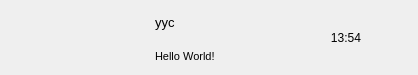
<?xml version="1.0" encoding="UTF-8"?>
<ui version="4.0">
 <class>ChatUserWid</class>
 <widget class="QWidget" name="ChatUserWid">
  <property name="geometry">
   <rect>
    <x>0</x>
    <y>0</y>
    <width>418</width>
    <height>75</height>
   </rect>
  </property>
  <property name="minimumSize">
   <size>
    <width>0</width>
    <height>75</height>
   </size>
  </property>
  <property name="maximumSize">
   <size>
    <width>16777215</width>
    <height>75</height>
   </size>
  </property>
  <property name="windowTitle">
   <string>Form</string>
  </property>
  <layout class="QHBoxLayout" name="horizontalLayout">
   <property name="spacing">
    <number>5</number>
   </property>
   <property name="leftMargin">
    <number>6</number>
   </property>
   <property name="topMargin">
    <number>2</number>
   </property>
   <property name="rightMargin">
    <number>6</number>
   </property>
   <property name="bottomMargin">
    <number>2</number>
   </property>
   <item>
    <widget class="QWidget" name="icon_wid" native="true">
     <property name="sizePolicy">
      <sizepolicy hsizetype="Fixed" vsizetype="Fixed">
       <horstretch>0</horstretch>
       <verstretch>0</verstretch>
      </sizepolicy>
     </property>
     <property name="minimumSize">
      <size>
       <width>60</width>
       <height>60</height>
      </size>
     </property>
     <property name="maximumSize">
      <size>
       <width>60</width>
       <height>60</height>
      </size>
     </property>
     <widget class="QLabel" name="icon_lb">
      <property name="geometry">
       <rect>
        <x>7</x>
        <y>12</y>
        <width>45</width>
        <height>45</height>
       </rect>
      </property>
      <property name="minimumSize">
       <size>
        <width>45</width>
        <height>45</height>
       </size>
      </property>
      <property name="maximumSize">
       <size>
        <width>45</width>
        <height>45</height>
       </size>
      </property>
      <property name="text">
       <string/>
      </property>
      <property name="alignment">
       <set>Qt::AlignCenter</set>
      </property>
     </widget>
     <widget class="QLabel" name="red_point">
      <property name="geometry">
       <rect>
        <x>27</x>
        <y>0</y>
        <width>30</width>
        <height>30</height>
       </rect>
      </property>
      <property name="minimumSize">
       <size>
        <width>30</width>
        <height>30</height>
       </size>
      </property>
      <property name="maximumSize">
       <size>
        <width>30</width>
        <height>30</height>
       </size>
      </property>
      <property name="text">
       <string/>
      </property>
     </widget>
    </widget>
   </item>
   <item>
    <widget class="QWidget" name="user_info_wid" native="true">
     <property name="minimumSize">
      <size>
       <width>120</width>
       <height>0</height>
      </size>
     </property>
     <property name="maximumSize">
      <size>
       <width>120</width>
       <height>16777215</height>
      </size>
     </property>
     <layout class="QVBoxLayout" name="verticalLayout">
      <property name="leftMargin">
       <number>2</number>
      </property>
      <property name="topMargin">
       <number>5</number>
      </property>
      <property name="rightMargin">
       <number>2</number>
      </property>
      <property name="bottomMargin">
       <number>5</number>
      </property>
      <item>
       <widget class="QLabel" name="user_name_lb">
        <property name="minimumSize">
         <size>
          <width>0</width>
          <height>30</height>
         </size>
        </property>
        <property name="maximumSize">
         <size>
          <width>16777215</width>
          <height>30</height>
         </size>
        </property>
        <property name="font">
         <font>
          <pointsize>10</pointsize>
         </font>
        </property>
        <property name="text">
         <string>yyc</string>
        </property>
       </widget>
      </item>
      <item>
       <widget class="QLabel" name="user_chat_lb">
        <property name="minimumSize">
         <size>
          <width>0</width>
          <height>30</height>
         </size>
        </property>
        <property name="maximumSize">
         <size>
          <width>130</width>
          <height>30</height>
         </size>
        </property>
        <property name="font">
         <font>
          <pointsize>8</pointsize>
         </font>
        </property>
        <property name="text">
         <string>Hello World!</string>
        </property>
       </widget>
      </item>
     </layout>
    </widget>
   </item>
   <item>
    <widget class="QWidget" name="time_wid" native="true">
     <property name="sizePolicy">
      <sizepolicy hsizetype="Fixed" vsizetype="Fixed">
       <horstretch>0</horstretch>
       <verstretch>0</verstretch>
      </sizepolicy>
     </property>
     <property name="minimumSize">
      <size>
       <width>50</width>
       <height>50</height>
      </size>
     </property>
     <property name="maximumSize">
      <size>
       <width>50</width>
       <height>50</height>
      </size>
     </property>
     <widget class="QLabel" name="time_lb">
      <property name="geometry">
       <rect>
        <x>0</x>
        <y>20</y>
        <width>54</width>
        <height>12</height>
       </rect>
      </property>
      <property name="text">
       <string>13:54</string>
      </property>
      <property name="alignment">
       <set>Qt::AlignCenter</set>
      </property>
     </widget>
    </widget>
   </item>
  </layout>
 </widget>
 <resources/>
 <connections/>
</ui>
